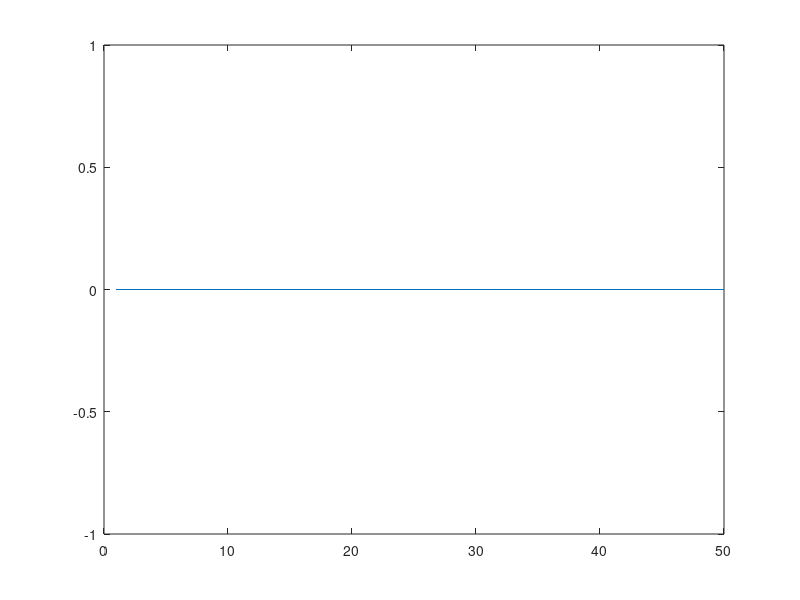

The MATLAB script that drew this image: (Note: this script raises an error after producing the figure.)
M=10;
N=50;
%i=1:M;
%j=1:N;
X=zeros([M N]);
for i=1: M
    for j=1: N        
        X(i, j)=cos(2*pi*i*j/N);
    end
end
plot(X(1,:));
mu =zeros([1,N]);
for i=1:M
    mu=mu+X(i,:);
end
C=zeros([N,N]);
plot(C);
for i=1:M
    C=C+((X(1,:)-mu)'*X(i,:));
end
hm=HeatMap(C);
plot(hm);
